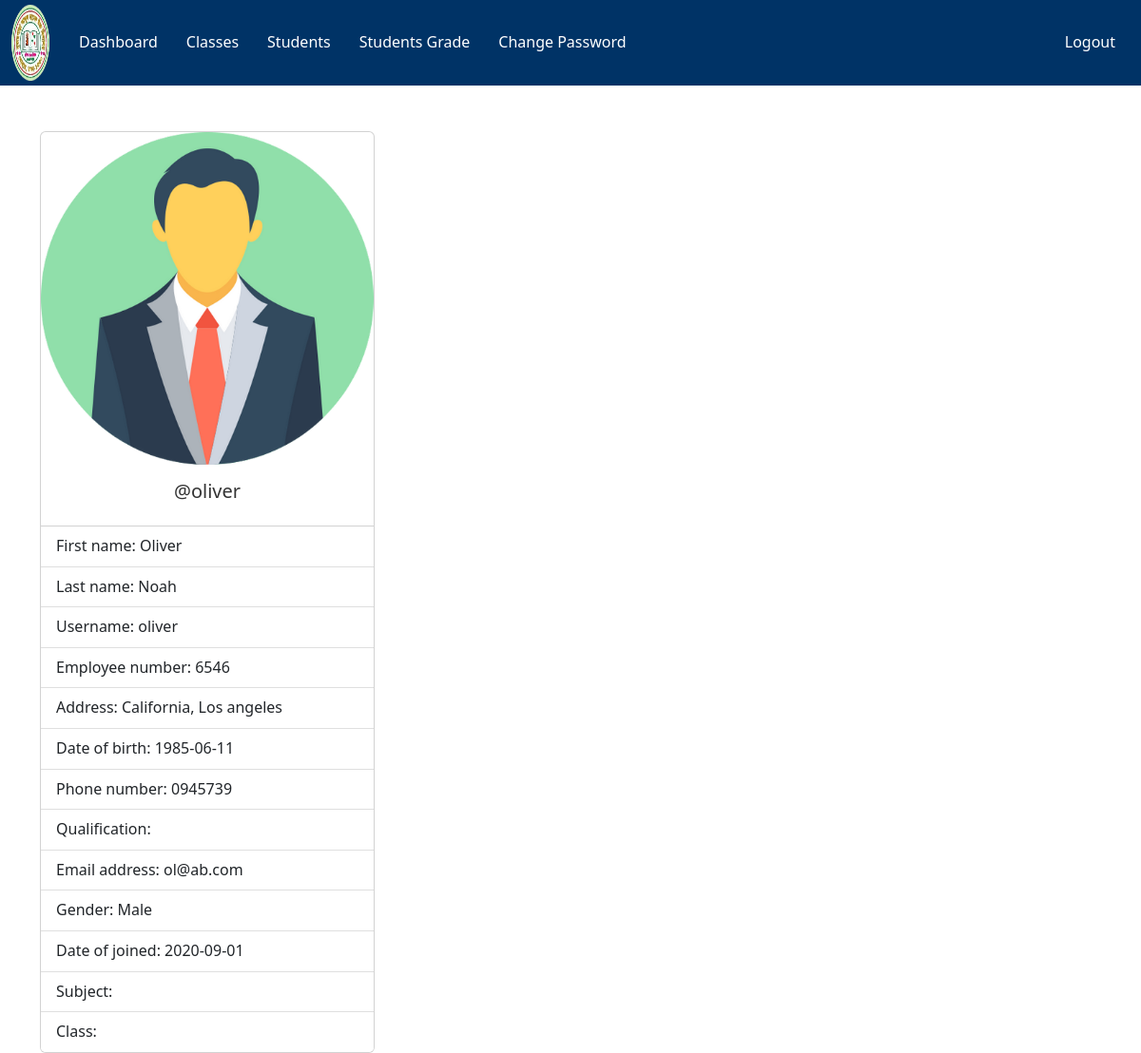
/Teacher/index.php (signed in), run on the app's committed database.
### tables this page shows
CREATE TABLE `teachers` (
  `teacher_id` int(11) NOT NULL,
  `username` varchar(127) NOT NULL,
  `password` varchar(255) NOT NULL,
  `fname` varchar(127) NOT NULL,
  `lname` varchar(127) NOT NULL,
  `teacher_index` varchar(50) NOT NULL COMMENT 'Unique teacher identification number',
  `designation` varchar(100) NOT NULL COMMENT 'Position/Rank of the teacher',
  `salary_code` varchar(50) NOT NULL COMMENT 'Salary scale or grade',
  `salary` decimal(10,2) NOT NULL COMMENT 'Monthly salary amount',
  `highest_qualification` varchar(255) NOT NULL COMMENT 'Highest educational degree',
  `qualification_details` text DEFAULT NULL COMMENT 'Details of all qualifications',
  `subjects` varchar(255) NOT NULL COMMENT 'Subjects taught (comma separated IDs)',
  `classes_assigned` varchar(255) DEFAULT NULL COMMENT 'Classes assigned (comma separated IDs)',
  `address` varchar(255) NOT NULL,
  `employee_number` int(11) NOT NULL,
  `date_of_birth` date NOT NULL,
  `phone_number` varchar(31) NOT NULL,
  `gender` varchar(10) NOT NULL,
  `email_address` varchar(255) NOT NULL,
  `date_of_joined` date NOT NULL COMMENT 'Date joined this school',
  `years_of_experience` int(11) DEFAULT NULL COMMENT 'Total years of teaching experience',
  `marital_status` varchar(20) DEFAULT NULL,
  `bank_name` varchar(100) DEFAULT NULL,
  `bank_account` varchar(50) DEFAULT NULL,
  `emergency_contact` varchar(100) DEFAULT NULL,
  `emergency_phone` varchar(31) DEFAULT NULL,
  `notes` text DEFAULT NULL COMMENT 'Additional notes or comments'
);

### Teacher/data/teacher.php (called while the page is built)
<?php
function getTeacherById($teacher_id, $conn){
   $sql = "SELECT * FROM teachers
           WHERE teacher_id=?";
   $stmt = $conn->prepare($sql);
   $stmt->execute([$teacher_id]);
   if ($stmt->rowCount() == 1) {
     $teacher = $stmt->fetch();
     return $teacher;
   }else {
    return 0;
   }
}

### Teacher/index.php (the view, shortened to what this page needs)
<?php
if (isset($_SESSION['teacher_id']) &&
    isset($_SESSION['role'])) {
    if ($_SESSION['role'] == 'Teacher') {
       include "../DB_connection.php";
       include "data/teacher.php";
       include "data/class.php";
       $teacher_id = $_SESSION['teacher_id'];
       $teacher = getTeacherById($teacher_id, $conn);
 ?>
<!DOCTYPE html>
<html lang="en">
<head>
	<link rel="stylesheet" href="https://cdn.jsdelivr.net/npm/bootstrap@5.2.0/dist/css/bootstrap.min.css">
	<link rel="stylesheet" href="../css/style.css">
  <link rel="stylesheet" href="https://cdnjs.cloudflare.com/ajax/libs/font-awesome/4.7.0/css/font-awesome.min.css">
</head>
<body>
    <?php
        include "inc/navbar.php";
        if ($teacher != 0) {
     ?>
     <div class="container mt-5">
         <div class="card" style="width: 22rem;">
          <img src="../img/teacher-<?=$teacher['gender']?>.png" class="card-img-top" alt="...">
          <div class="card-body">
            <h5 class="card-title text-center">@<?=$teacher['username']?></h5>
          </div>
          <ul class="list-group list-group-flush">
            <li class="list-group-item">First name: <?=$teacher['fname']?></li>
            <li class="list-group-item">Last name: <?=$teacher['lname']?></li>
            <li class="list-group-item">Username: <?=$teacher['username']?></li>
            <li class="list-group-item">Employee number: <?=$teacher['employee_number']?></li>
            <li class="list-group-item">Address: <?=$teacher['address']?></li>
            <li class="list-group-item">Date of birth: <?=$teacher['date_of_birth']?></li>
            <li class="list-group-item">Phone number: <?=$teacher['phone_number']?></li>
            <li class="list-group-item">Qualification: <?=$teacher['qualification']?></li>
            <li class="list-group-item">Email address: <?=$teacher['email_address']?></li>
            <li class="list-group-item">Gender: <?=$teacher['gender']?></li>
            <li class="list-group-item">Date of joined: <?=$teacher['date_of_joined']?></li>
            <li class="list-group-item">Subject:
            </li>
            <li class="list-group-item">Class:
            </li>
          </ul>
        </div>
     </div>
     <?php
        }else {
          header("Location: logout.php?error=An error occurred");
          exit;
        }
     ?>
</body>
</html>
<?php
  }else {
    header("Location: ../login.php");
    exit;
  }
}else {
	header("Location: ../login.php");
	exit;
}
?>

### css/style.css (style rules this page uses)
:root { --primary-color: #003366; --secondary-color: #ff6600; --light-color: #f8f9fa; --dark-color: #343a40; }
body { font-family: 'Segoe UI', Tahoma, Geneva, Verdana, sans-serif; line-height: 1.6; color: #333; }

### data on the page
teachers: gender (picture), username "oliver", fname "Oliver", lname "Noah", employee_number "6546", address "California, Los angeles", date_of_birth "1985-06-11", phone_number "0945739", email_address "ol@ab.com", gender "Male", date_of_joined "2020-09-01"
